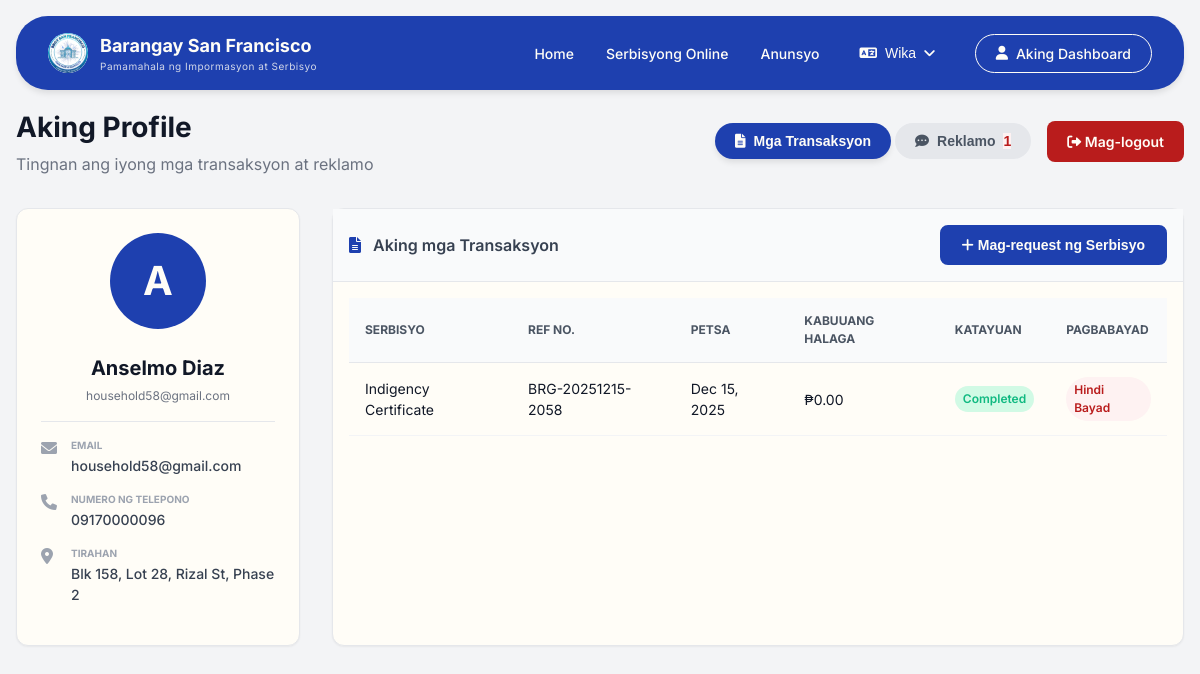
Page /pages/user.php (signed in) on the earlier database version.
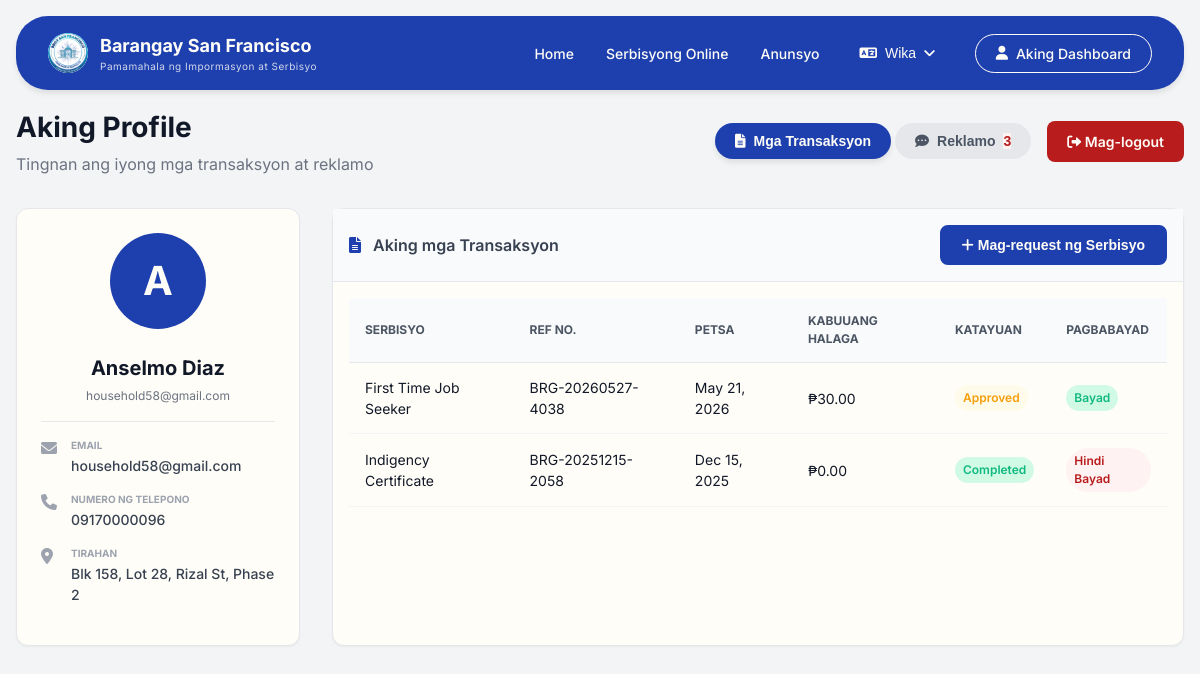
Same page on the later database version.
### tables this page shows
CREATE TABLE IF NOT EXISTS `service_request` (
  `request_id` int NOT NULL AUTO_INCREMENT,
  `household_id` int NOT NULL,
  `service_id` int NOT NULL,
  `ref_no` varchar(50) NOT NULL,
  `purpose` text,
  `date_submitted` timestamp NULL DEFAULT CURRENT_TIMESTAMP,
  `status` enum('pending','approved','processing','completed','rejected') DEFAULT 'pending',
  `delivery_method` enum('pickup','delivery') DEFAULT 'pickup',
  PRIMARY KEY (`request_id`),
  UNIQUE KEY `ref_no` (`ref_no`),
  KEY `service_id` (`service_id`),
  KEY `idx_request_household` (`household_id`)
);

CREATE TABLE IF NOT EXISTS `service` (
  `service_id` int NOT NULL AUTO_INCREMENT,
  `service_name` varchar(100) NOT NULL,
  `base_price` decimal(10,2) NOT NULL,
  `is_active` tinyint(1) DEFAULT '1',
  PRIMARY KEY (`service_id`)
);

CREATE TABLE IF NOT EXISTS `payment` (
  `payment_id` int NOT NULL AUTO_INCREMENT,
  `request_id` int NOT NULL,
  `total_amount` decimal(10,2) NOT NULL,
  `payment_method` enum('cash','gcash','bank_transfer') DEFAULT 'cash',
  `ref_no` varchar(50) DEFAULT NULL,
  `is_paid` tinyint(1) DEFAULT '0',
  `paid_at` timestamp NULL DEFAULT NULL,
  PRIMARY KEY (`payment_id`),
  UNIQUE KEY `ref_no` (`ref_no`),
  KEY `request_id` (`request_id`)
);

### includes/translations/translations.php (called while the page is built, shortened)
<?php
function __($key) {
    $lang = $_SESSION['lang'] ?? 'tl';
    return $translations[$lang][$key] ?? $key;
}
?>

### includes/core/queries.php (called while the page is built, shortened)
<?php
function getServiceRequestsByHouseholdId($household_id) {
    global $conn;
    $sql = "SELECT sr.*, s.service_name, s.base_price, p.is_paid, p.total_amount, p.payment_method
            FROM service_request sr
            JOIN service s ON sr.service_id = s.service_id
            LEFT JOIN payment p ON sr.request_id = p.request_id
            WHERE sr.household_id = ?
            ORDER BY sr.date_submitted DESC";
    $stmt = $conn->prepare($sql);
    $stmt->bind_param("i", $household_id);
    $stmt->execute();
    return $stmt->get_result()->fetch_all(MYSQLI_ASSOC);
}
function getComplaintsByHouseholdId($household_id) {
    global $conn;
    $sql = "SELECT * FROM complaint WHERE household_id = ? ORDER BY date_submitted DESC";
    $stmt = $conn->prepare($sql);
    $stmt->bind_param("i", $household_id);
    $stmt->execute();
    return $stmt->get_result()->fetch_all(MYSQLI_ASSOC);
}
?>

### pages/user.php (the view, shortened to what the changed rows need)
<?php
$household_id = $_SESSION['household_id'];
$requests = getServiceRequestsByHouseholdId($household_id);
$complaints = getComplaintsByHouseholdId($household_id);
include '../includes/layouts/header.php';
?>
<link rel="stylesheet" href="/barangay-residence-system/assets/css/pages/user.css">
<?php include '../includes/layouts/navbar.php'; ?>
<main class="container">
    <div class="dashboard-header">
        <div>
            <h2><?php echo __('profile-title'); ?></h2>
        </div>
        <div style="display: flex; gap: 1rem; align-items: center;">
            <div class="nav-buttons">
                <button id="nav-complaints" class="btn-nav btn-inactive" onclick="switchTab('complaints')">
                    <i class="fas fa-comment-dots"></i> <?php echo __('tab-complaints'); ?>
                    <?php if (count($complaints) > 0): ?>
                    <span class="badge-red"><?php echo count($complaints); ?></span>
                    <?php endif; ?>
                </button>
            </div>
        </div>
    </div>
    <div class="grid" style="grid-template-columns: 1fr 3fr; gap: 2rem;">
        <div class="card">
            <div id="section-transactions">
                <div class="table-container">
                    <table class="data-table">
                        <thead>
                            <tr>
                                <th><?php echo __('service'); ?></th>
                                <th><?php echo __('ref-no'); ?></th>
                                <th><?php echo __('date'); ?></th>
                                <th><?php echo __('total-amount'); ?></th>
                                <th><?php echo __('status'); ?></th>
                                <th><?php echo __('payment'); ?></th>
                            </tr>
                        </thead>
                        <tbody>
                            <?php foreach ($requests as $req): ?>
                            <tr>
                                <td><?php echo $req['service_name']; ?></td>
                                <td><?php echo $req['ref_no']; ?></td>
                                <td><?php echo date('M d, Y', strtotime($req['date_submitted'])); ?></td>
                                <td>₱<?php echo $req['total_amount']; ?></td>
                                <td><span class="badge badge-<?php echo $req['status'] == 'completed' ? 'green' : 'orange'; ?>"><?php echo ucfirst($req['status']); ?></span></td>
                                <td><span class="badge badge-<?php echo $req['is_paid'] ? 'green' : 'red'; ?>"><?php echo $req['is_paid'] ? __('paid') : __('unpaid'); ?></span></td>
                            </tr>
                            <?php endforeach; ?>
                        </tbody>
                    </table>
                </div>
            </div>
        </div>
    </div>
</main>

Differences in the rows shown:
added service_request: service.service_name "First Time Job Seeker", ref_no "BRG-20260527-4038", date_submitted "May 21, 2026", payment.total_amount "30.00", status "Approved"
Other differences:
count($complaints): "1" → "3"
